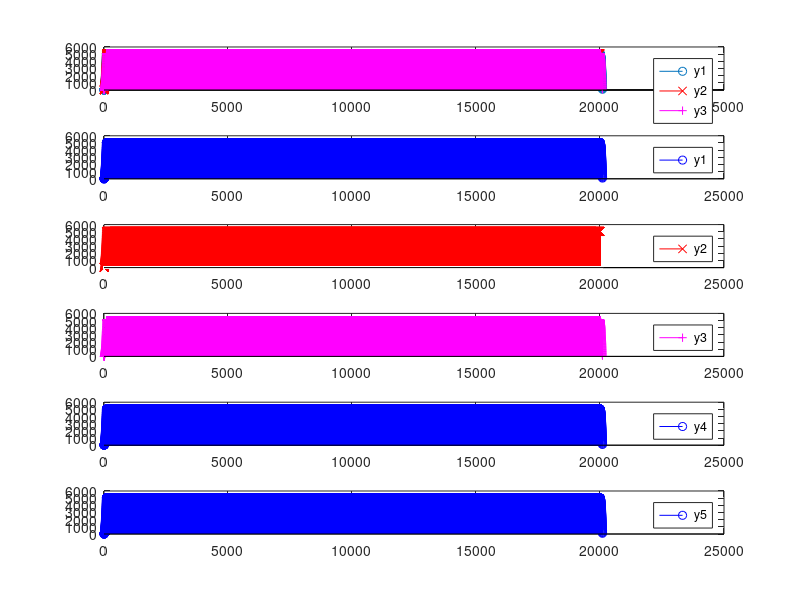

Source code (MATLAB):
%% Variação do Experimento 3.1 do livro:
% DINIZ, P. S. R., DA SILVA, E. A. B., e LIMA NETTO, S. Processamento Digital de Sinais: Projeto e Análise de Sistemas. 2. ed. Porto Alegre: Bookman, 2014. 976 p. ISBN 978-8582601235.
% FILE: Ex3_1.m
% Exemplificando as possiveis formas de realizar a filtragem de um sinal x(n)


%clc; clear all; close all;

%% Definindo valores iniciais
Nh = 100; Nx = 20000; %tamanho dos vetores dos sinais
%Nh = 400; Nx = 10000;
x = ones(1,Nx); % sinal composto de apenas numeros 1s

% A resposta ao impulso de um sistema h(n) 
% no filtro FIR aos coeficientes b(n) = h(n) 
h = [1:Nh]; b = h; %h é a rampa (resposta ao impulso) para fazer convoluçao
%% Filtrando o sinal e medindo tempos

% OPÇÃO 1 - Filtragem utilizando a convolução
% NOTE: length(y) = length(x) + length(h) -1

tic;  % iniciar a contagem do tempo
%na função conv a saída de amostras é o tamanho do primeiro sinal + o tam
%do segundo - 1. ex: 20 + 10 -1 = 29 saidas
y1 = conv(x,h); %faz a convolução
t(1) = toc; % terminar a contagem e mostrar tempo no console

% OPÇÃO 2 - filtragem utilizando a equação recursiva
% NOTE: length(y) = length(x)

tic;
%no filter o numero de amostras da saida é igual ao numero amostra do sinal
%da entrada
y2 = filter(b,1,x); %sabendo que H(z)= numerador/denominador na função filter(numerador,1,X)) 1 pq é um fir
t(2) = toc;

% OPÇÃO 3 - filtragem utilizando a equação recursiva 
% aumentando o tamanho de x para que length(y3) = length(y1) para poder ver
% que a função conv e filter fazem a mesma coisa
x3 = [x zeros(1,length(h)-1)];

tic;
y3 = filter(h,1,x3); 
t(3) = toc;

length_y = length(x) + length(h) - 1;

% OPÇÃO 4 - filtragem utilizando a FFT 
% a y = IFFT(FFT(x)*FFT(h))

tic; %inicia a medição de tempo
X = fft(x,length_y);
H = fft(h,length_y);
Y4 = X.*H;
y4 = ifft(Y4);
t(4) = toc; %termina amedição de tempo

% OPÇÃO 5 - filtragem utilizando a função fftfilt
% a y = IFFT(FFT(x)*FFT(h))

tic
y5 = fftfilt(h,x3);
t(5) = toc;

disp('Comprimento do vetor de saída length(y)')
disp(['    ' num2str([length(y1) length(y2) length(y3) length(y4) length(y5)])])
disp('Tempo usado na filtragem em micro segundos')
disp(['    ' num2str(t*1e6) ' us'])

%%  Plotando o gráfico
subplot(611);stem(y1);
hold on;
stem(y2,'xr');
stem(y3,'+m');
legend('y1', 'y2', 'y3')
hold off
subplot(612);stem(y1, 'ob');legend('y1')
subplot(613);stem(y2, 'xr'); hold on; stem(zeros(size(y1)),'.w');hold off; legend('y2')
subplot(614);stem(y3, '+m');legend('y3')
subplot(615);stem(y4, 'ob');legend('y4')
subplot(616);stem(y5, 'ob');legend('y5')
